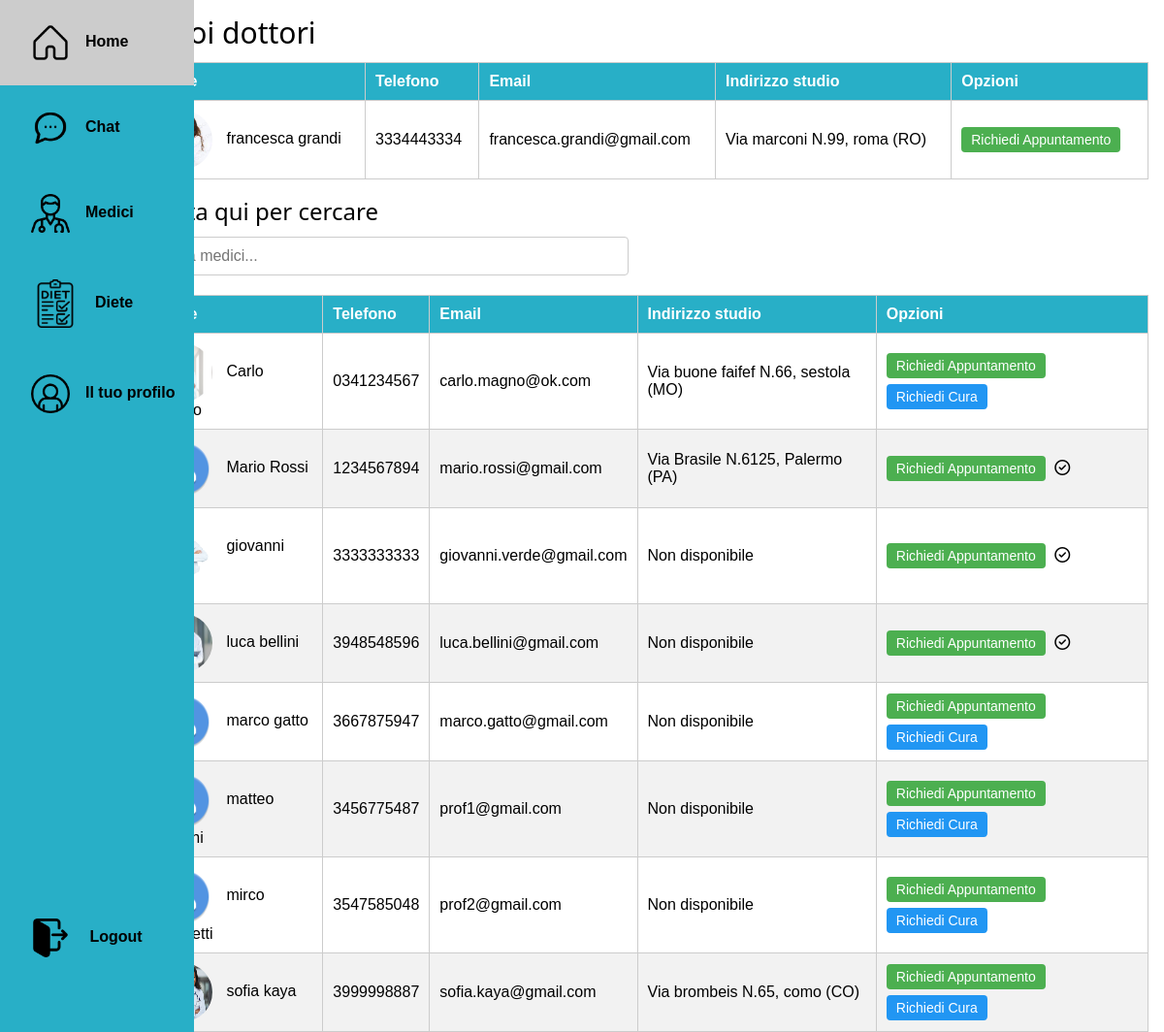
Page /ricerca_medici/ (signed in) on the earlier database version.
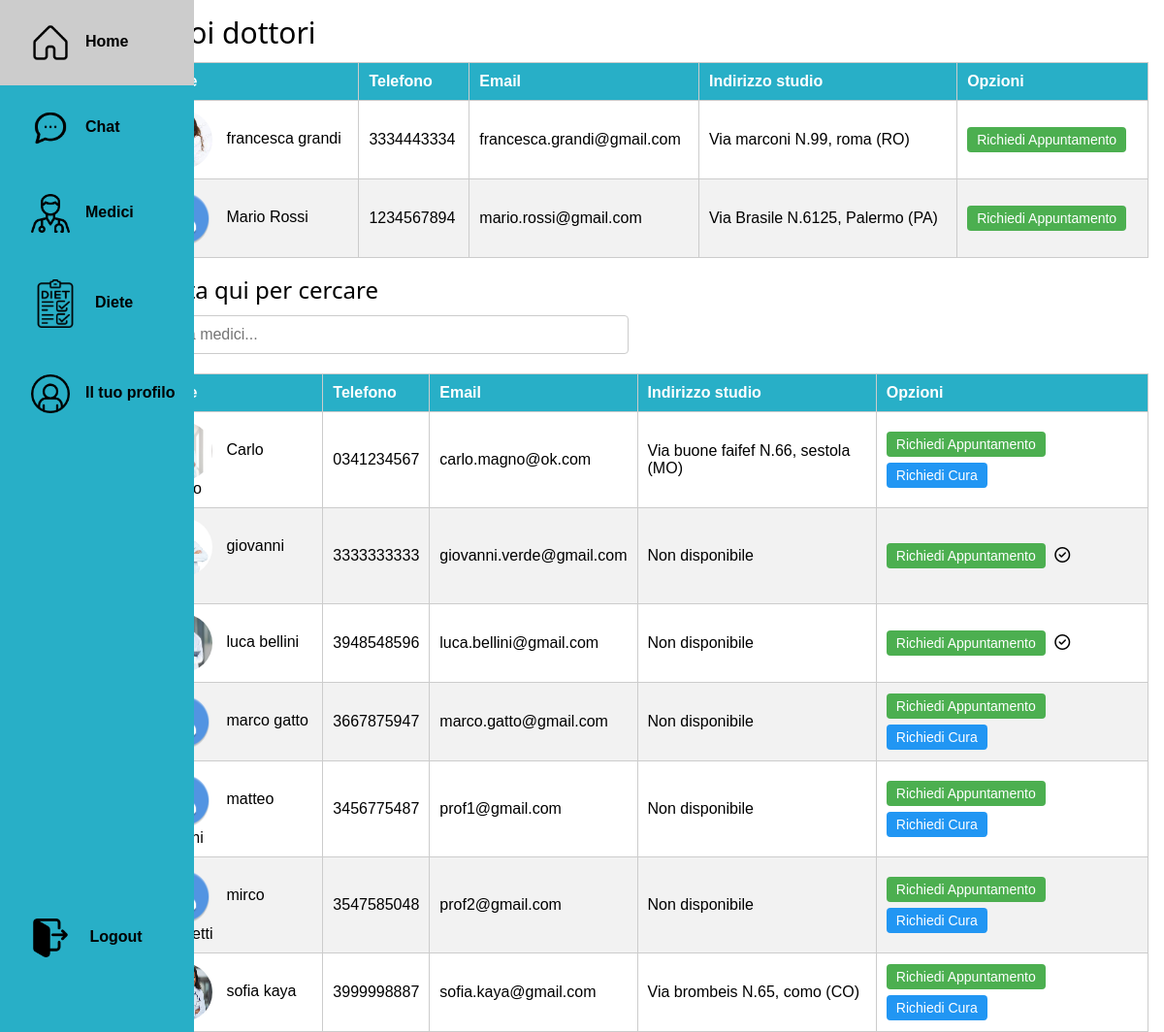
Same page on the later database version.
### myapp/models.py (models this page shows, shortened)
class Cura(models.Model):
    idDottore = models.ForeignKey(Utente, related_name='cure_dottore', null=True, on_delete=models.CASCADE)
    idPaziente = models.ForeignKey(Utente, related_name='cure_paziente', null=True, on_delete=models.CASCADE)
    statoRichiesta=models.IntegerField(default=-1)

class Utente(AbstractUser):
    cf = models.CharField(max_length=16, blank=True)
    nome = models.CharField(max_length=30, blank=True)
    cognome = models.CharField(max_length=30, blank=True)
    provincia = models.CharField(max_length=2, blank=True)
    telefono = models.CharField(max_length=10)
    email = models.EmailField(max_length=100, blank=True)
    genere = models.CharField(max_length=1, choices=[('M', 'Maschio'), ('F', 'Femmina')])
    data_nascita = models.DateField()
    foto_profilo = models.ImageField(upload_to='images/', default='images/avatar-default.png')
    tipo_utente = models.BooleanField(default=False)  # tipo = 1 => dottore, tipo = 0 => paziente
    objects = CustomUserManager()

class Studio(models.Model):
    medico = models.OneToOneField(Utente, on_delete=models.CASCADE, limit_choices_to={'tipo_utente': True})
    via = models.CharField(max_length=50,blank=True)
    civico = models.IntegerField(blank=True)
    citta = models.CharField(max_length=30,blank=True)
    provincia = models.CharField(max_length=2,blank=True)

### myapp/views.py (the view)
    def _wrapped_view(request, *args, **kwargs):
        if not request.user.tipo_utente:  # Assumendo che `tipo_utente` sia False per i pazienti
            return view_func(request, *args, **kwargs)
        else:
            raise PermissionDenied

### myapp/views.py (called while the page is built)
def patient_required(view_func):
    def _wrapped_view(request, *args, **kwargs):
        if not request.user.tipo_utente:  # Assumendo che `tipo_utente` sia False per i pazienti
            return view_func(request, *args, **kwargs)
        else:
            raise PermissionDenied
    return _wrapped_view

@login_required(login_url='login')
@patient_required
def ricerca(request):
    paziente = request.user
    richieste_paziente = Cura.objects.filter(idPaziente=paziente, statoRichiesta=2).values_list('idDottore_id', flat=True)
    medici_curanti = Cura.objects.filter(idPaziente=paziente, statoRichiesta=1).select_related('idDottore')
    dottori_medici_curanti = medici_curanti.values_list('idDottore_id', flat=True)
    doctors = Utente.objects.filter(tipo_utente=True).exclude(id__in=dottori_medici_curanti).select_related('studio').order_by('nome', 'cognome')
    context={
        'doctors': doctors,
        'richieste_dottori': richieste_paziente,
        'medici_curanti': medici_curanti
    }
    return render(request, 'ricerca_medici.html', context)

### myapp/templates/ricerca_medici.html (shortened to what this page needs)
{% extends 'base.html' %}
{% load static %}
{% block content %}
{% load static %}
<link rel="stylesheet" href="{% static 'css/doctors.css' %}">
<div class="current-doctors-container w3-margin-left w3-margin-right">
    <h2>I tuoi dottori</h2>
    {% if medici_curanti %}
    <table class="results-table table table-striped">
        <thead>
            <tr>
                <th>Nome</th>
                <th>Telefono</th>
                <th>Email</th>
                <th>Indirizzo studio</th>
                <th>Opzioni</th>
            </tr>
        </thead>
        <tbody id="currentDoctorsBody">
            {% for cura in medici_curanti %}
            <tr>
                <td>
                    {{ cura.idDottore.nome}} {{ cura.idDottore.cognome }}
                </td>
                <td>{{ cura.idDottore.telefono }}</td>
                <td>{{ cura.idDottore.email }}</td>
                <td>
                    {% if cura.idDottore.studio %}
                    Via {{ cura.idDottore.studio.via }} N.{{ cura.idDottore.studio.civico }},
                    {{cura.idDottore.studio.citta }} ({{ cura.idDottore.studio.provincia }})
                    {%else%}
                    Non disponibile
                    {% endif %}
                </td>
                <td class="action-buttons"><button class="appointment-button"
                        onclick="openAppointmentModal('{{ cura.idDottore.id }}')">Richiedi Appuntamento</button></td>
            </tr>
            {% endfor %}
        </tbody>
    </table>
    {%else%}
   <p>Non hai alcun medico che ti segue.</p>
    {%endif%}
</div>
<div class="search-container w3-margin-left">
    <h3>Digita qui per cercare</h3>
    <input type="text" id="searchInput" placeholder="Cerca medici..." onkeyup="searchDoctors()" style="width:500px">
</div>
<div class="results-container w3-margin-left  w3-margin-right">
    <table class="results-table table table-striped">
        <thead>
            <tr>
                <th>Nome</th>
                <th>Telefono</th>
                <th>Email</th>
                <th>Indirizzo studio</th>
                <th>Opzioni</th>
            </tr>
        </thead>
        <tbody id="resultsBody">
            {% for doctor in doctors %}
            <tr>
                <td>
                    {{ doctor.nome }} {{ doctor.cognome }}
                </td>
                <td>{{ doctor.telefono }}</td>
                <td>{{ doctor.email }}</td>
                <td>
                    {% if doctor.studio %}
                    Via {{ doctor.studio.via }} N.{{ doctor.studio.civico }}, {{ doctor.studio.citta }}
                    ({{doctor.studio.provincia }})
                    {%else%}
                    Non disponibile
                    {% endif %}
                </td>
                <td class="action-buttons">
                    <button class="appointment-button" onclick="openAppointmentModal('{{ doctor.id }}')">Richiedi
                        Appuntamento</button>
                    <form method="post" action="{% url 'richiesta_cura' doctor.id %}" style="display:inline;">
                        {% if doctor.id in richieste_dottori %}
                        <i class="far fa-check-circle"> </i>
                        {% else %}
                        <button type="submit" class="treatment-button" style="margin-top: 2%;">Richiedi Cura</button>
                        {% endif %}
                    </form>
                </td>
            </tr>
            {% endfor %}
        </tbody>
    </table>
</div>
{%endblock %}

Differences in the rows shown:
no longer on this page (row edited): Utente: nome "Mario", cognome "Rossi", telefono "1234567894", email "mario.rossi@gmail.com", studio.via "Brasile", studio.civico "6125", studio.citta "Palermo", studio.provincia "PA"
now on this page (row edited): Cura: idDottore.nome "Mario", idDottore.cognome "Rossi", idDottore.telefono "1234567894", idDottore.email "mario.rossi@gmail.com", idDottore.studio.via "Brasile", idDottore.studio.civico "6125", idDottore.studio.citta "Palermo", idDottore.studio.provincia "PA"
